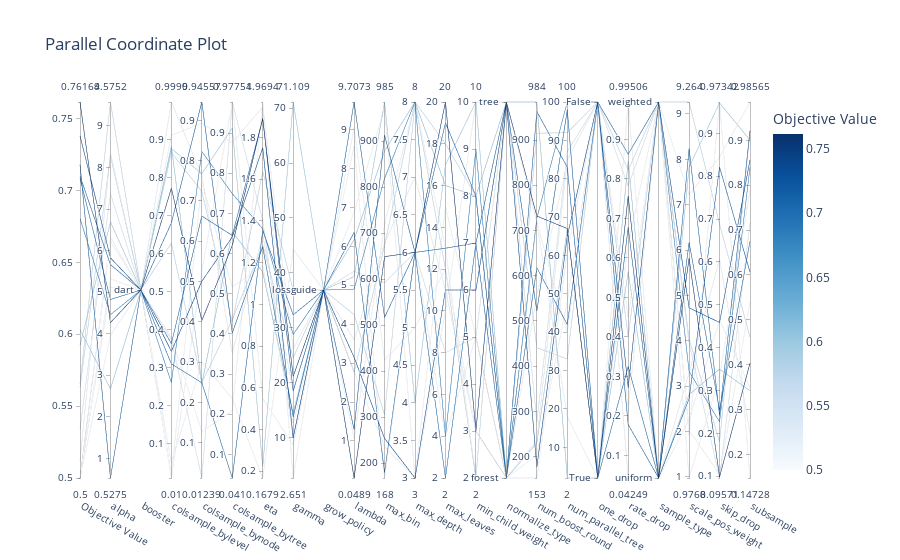

Source (notebook cell):
### Code cell
optuna.visualization.plot_parallel_coordinate(study_max)

### Figure 1 — Plotly figure (JSON) as saved in the notebook; plotly's stock layout.template omitted (floating-point values rounded to 4 significant figures)
{"data": [{"dimensions": [{"label": "Objective Value", "range": [0.5, 0.7616], "values": [0.5923, 0.6032, 0.5, 0.5, 0.6806, 0.7085, 0.7616, 0.7181, 0.7101, 0.5655, 0.5, 0.7381, 0.5, 0.5, 0.5629, 0.5122, 0.5339]}, {"label": "alpha", "range": [0.5275, 9.575], "values": [6.69, 2.67, 5.115, 6.32, 4.457, 4.824, 4.267, 0.5275, 5.662, 9.575, 6.226, 5.825, 5.32, 3.964, 8.274, 8.357, 7.37]}, {"label": "booster", "range": [0, 0], "ticktext": ["dart"], "tickvals": [0], "values": [0, 0, 0, 0, 0, 0, 0, 0, 0, 0, 0, 0, 0, 0, 0, 0, 0]}, {"label": "colsample_bylevel", "range": [0.009984, 0.9999], "values": [0.8772, 0.8836, 0.01971, 0.009984, 0.261, 0.3105, 0.7733, 0.6813, 0.3636, 0.6285, 0.9123, 0.3433, 0.04899, 0.3805, 0.8667, 0.9999, 0.3742]}, {"label": "colsample_bynode", "range": [0.01239, 0.9456], "values": [0.7676, 0.2456, 0.7457, 0.5254, 0.8227, 0.2488, 0.4031, 0.9456, 0.6626, 0.2489, 0.8929, 0.5006, 0.299, 0.1271, 0.7238, 0.763, 0.01239]}, {"label": "colsample_bytree", "range": [0.041, 0.9775], "values": [0.9127, 0.6548, 0.5169, 0.9774, 0.7493, 0.041, 0.6203, 0.4025, 0.645, 0.4356, 0.8758, 0.6412, 0.239, 0.2087, 0.4297, 0.3518, 0.9775]}, {"label": "eta", "range": [0.1679, 1.969], "values": [0.2221, 1.154, 1.183, 0.5483, 1.362, 1.353, 1.89, 1.276, 1.89, 1.284, 1.946, 1.75, 0.1679, 1.969, 1.636, 1.331, 1.401]}, {"label": "gamma", "range": [2.651, 71.11], "values": [71.11, 14.47, 12.42, 8.651, 28.8, 32.36, 21.15, 13.8, 18.48, 24.54, 26.18, 9.954, 44.32, 2.651, 36.87, 18.58, 10.03]}, {"label": "grow_policy", "range": [0, 0], "ticktext": ["lossguide"], "tickvals": [0], "values": [0, 0, 0, 0, 0, 0, 0, 0, 0, 0, 0, 0, 0, 0, 0, 0, 0]}, {"label": "lambda", "range": [0.04894, 9.707], "values": [5.222, 6.168, 2.783, 6.88, 4.9, 6.359, 0.04894, 1.295, 9.707, 2.763, 8.579, 3.15, 9.055, 1.049, 4.246, 3.595, 5.359]}, {"label": "max_bin", "range": [168, 985], "values": [985, 879, 236, 973, 819, 180, 649, 913, 517, 673, 168, 254, 424, 719, 305, 679, 592]}, {"label": "max_depth", "range": [3, 8], "values": [4, 8, 3, 3, 8, 6, 6, 6, 6, 8, 6, 3, 5, 8, 8, 7, 6]}, {"label": "max_leaves", "range": [2, 20], "values": [17, 16, 15, 10, 4, 2, 20, 13, 19, 12, 4, 11, 12, 13, 18, 11, 8]}, {"label": "min_child_weight", "range": [2, 10], "values": [10, 8, 5, 10, 9, 7, 3, 7, 8, 2, 5, 6, 3, 2, 8, 3, 5]}, {"label": "normalize_type", "range": [0, 1], "ticktext": ["forest", "tree"], "tickvals": [0, 1], "values": [0, 1, 0, 1, 0, 0, 1, 1, 0, 1, 0, 1, 0, 0, 0, 0, 1]}, {"label": "num_boost_round", "range": [153, 984], "values": [230, 984, 204, 718, 727, 963, 732, 522, 618, 441, 558, 177, 153, 719, 915, 236, 276]}, {"label": "num_parallel_tree", "range": [2, 100], "values": [67, 2, 48, 40, 100, 83, 67, 98, 42, 33, 84, 65, 61, 18, 92, 85, 87]}, {"label": "one_drop", "range": [0, 1], "ticktext": ["True", "False"], "tickvals": [0, 1], "values": [0, 0, 1, 1, 1, 0, 0, 0, 1, 1, 0, 1, 1, 0, 1, 1, 1]}, {"label": "rate_drop", "range": [0.04249, 0.9951], "values": [0.565, 0.8452, 0.8617, 0.4501, 0.863, 0.3251, 0.7567, 0.6778, 0.1779, 0.4007, 0.9951, 0.2713, 0.2121, 0.6344, 0.8226, 0.04249, 0.7824]}, {"label": "sample_type", "range": [0, 1], "ticktext": ["uniform", "weighted"], "tickvals": [0, 1], "values": [0, 0, 1, 1, 1, 0, 0, 0, 0, 1, 0, 1, 1, 1, 1, 0, 1]}, {"label": "scale_pos_weight", "range": [0.9768, 9.264], "values": [7.829, 2.815, 1.916, 2.025, 3.324, 6.168, 5.822, 2.728, 8.237, 4.046, 2.262, 4.728, 7.224, 0.9768, 9.264, 3.292, 3.956]}, {"label": "skip_drop", "range": [0.09571, 0.9734], "values": [0.9711, 0.3497, 0.9734, 0.1044, 0.2268, 0.2543, 0.09825, 0.8214, 0.2417, 0.18, 0.4644, 0.4587, 0.8444, 0.3331, 0.6888, 0.6067, 0.09571]}, {"label": "subsample", "range": [0.1473, 0.9857], "values": [0.9009, 0.342, 0.1473, 0.5391, 0.8403, 0.6752, 0.4033, 0.6065, 0.9217, 0.9214, 0.3487, 0.8565, 0.9857, 0.7892, 0.4613, 0.2479, 0.7167]}], "labelangle": 30, "labelside": "bottom", "line": {"color": [0.5923, 0.6032, 0.5, 0.5, 0.6806, 0.7085, 0.7616, 0.7181, 0.7101, 0.5655, 0.5, 0.7381, 0.5, 0.5, 0.5629, 0.5122, 0.5339], "colorbar": {"title": {"text": "Objective Value"}}, "colorscale": [[0, "rgb(247,251,255)"], [0.125, "rgb(222,235,247)"], [0.25, "rgb(198,219,239)"], [0.375, "rgb(158,202,225)"], [0.5, "rgb(107,174,214)"], [0.625, "rgb(66,146,198)"], [0.75, "rgb(33,113,181)"], [0.875, "rgb(8,81,156)"], [1, "rgb(8,48,107)"]], "reversescale": false, "showscale": true}, "type": "parcoords"}], "layout": {"title": {"text": "Parallel Coordinate Plot"}}}
